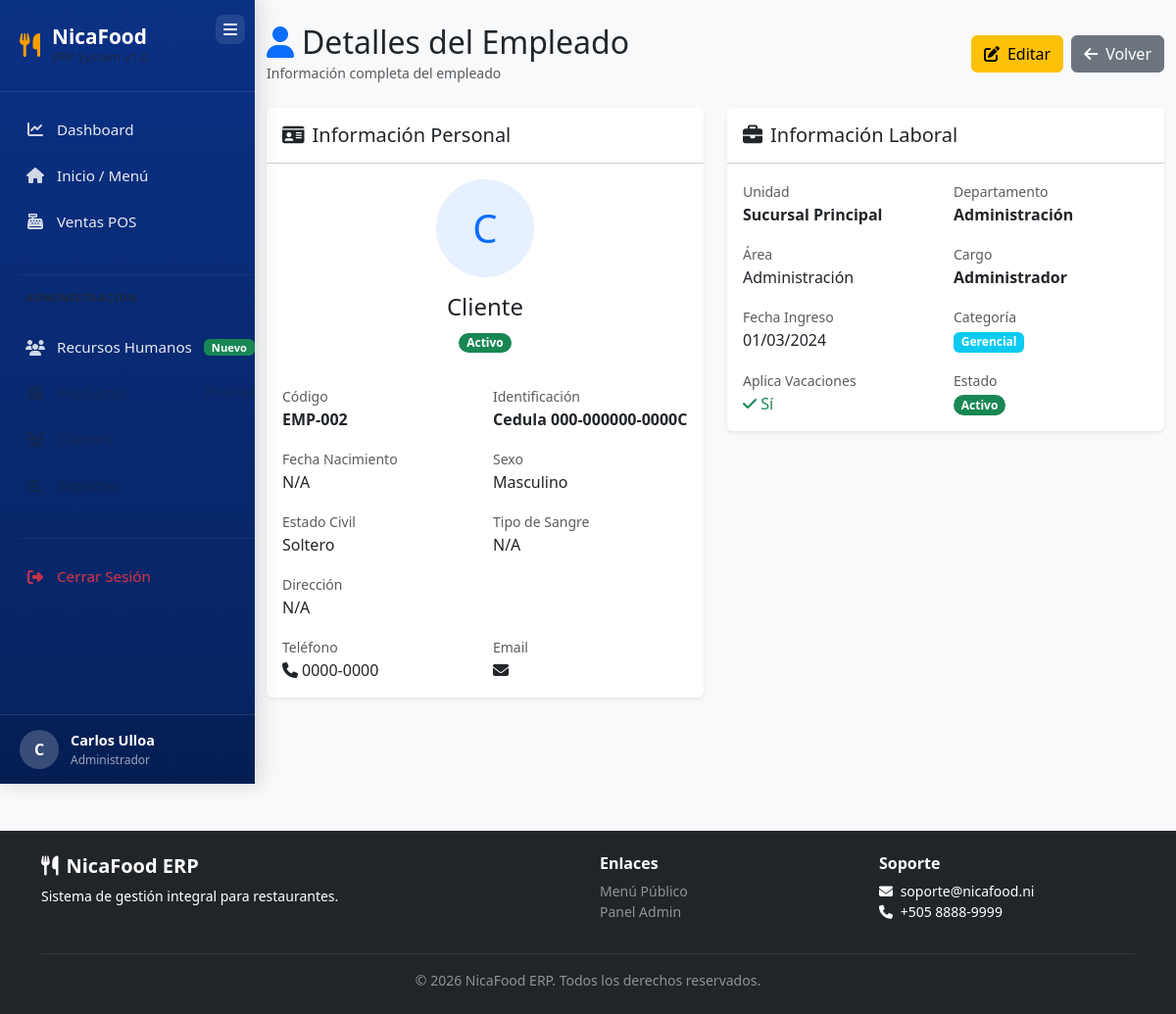
The app's page /modules/rrhh/ver_empleado.php?id=2 (signed in) with its own data.
### tables this page shows
CREATE TABLE `empleado` (
  `id_empleado` int(11) NOT NULL,
  `id_persona` int(11) NOT NULL,
  `codigo_emp` varchar(20) DEFAULT NULL,
  `id_unidad` int(11) NOT NULL,
  `id_area` int(11) NOT NULL,
  `id_cargo` int(11) NOT NULL,
  `fecha_ingreso` date DEFAULT NULL,
  `tipo_categoria` enum('Administrativo','Operativo','Gerencial','Temporario') DEFAULT 'Operativo',
  `aplica_vacaciones` tinyint(1) DEFAULT 1,
  `Tipo_sangre` varchar(5) DEFAULT NULL,
  `estado` enum('Activo','Inactivo','Licencia','Despedido') DEFAULT 'Activo',
  `fecha_registro` timestamp NOT NULL DEFAULT current_timestamp(),
  `fecha_modificacion` timestamp NOT NULL DEFAULT current_timestamp() ON UPDATE current_timestamp(),
  `fecha_egreso` date DEFAULT NULL
);

CREATE TABLE `persona` (
  `id_persona` int(11) NOT NULL,
  `tipo_persona` enum('Nacional','Extranjera') DEFAULT 'Nacional',
  `tipo_identificacion` enum('Cedula','Pasaporte','RUC','DNI','Residencia','Nit') NOT NULL,
  `numero_identificacion` varchar(20) NOT NULL,
  `primer_nombre` varchar(50) NOT NULL,
  `segundo_nombre` varchar(50) DEFAULT NULL,
  `Apellidos` varchar(50) DEFAULT NULL,
  `fecha_nacimiento` date DEFAULT NULL,
  `sexo` enum('Masculino','Femenino','Otro') DEFAULT 'Masculino',
  `genero` enum('Masculino','Femenino','No_Binario','Género_Fluido','Otro','Prefiero_no_decir') DEFAULT NULL,
  `orientacion_sexual` enum('Heterosexual','Homosexual','Bisexual','Pansexual','Asexual','Otro','Prefiero_no_decir') DEFAULT NULL,
  `pronombres_preferidos` enum('Él','Ella','Elle','Ellx','Prefiero_no_decir','No_especificar') DEFAULT NULL,
  `consentimiento_datos_sensibles` tinyint(1) DEFAULT 0,
  `fecha_consentimiento` datetime DEFAULT NULL,
  `estado_civil` enum('Soltero','Casado','Divorciado','Viudo','Union_Libre') DEFAULT 'Soltero',
  `email` varchar(100) DEFAULT NULL,
  `telefono_principal` varchar(20) DEFAULT NULL,
  `telefono_emergencia` varchar(20) DEFAULT NULL,
  `direccion` text DEFAULT NULL,
  `ciudad` varchar(50) DEFAULT NULL,
  `departamento_estado` varchar(50) DEFAULT NULL,
  `pais` varchar(2) DEFAULT 'NI',
  `Enfermedades` text DEFAULT NULL,
  `Tipo_sangre` varchar(5) DEFAULT NULL,
  `fecha_registro` timestamp NOT NULL DEFAULT current_timestamp(),
  `fecha_modificacion` timestamp NOT NULL DEFAULT current_timestamp() ON UPDATE current_timestamp(),
  `fecha_eliminacion` timestamp NULL DEFAULT NULL
);

CREATE TABLE `unidad_operativa` (
  `id_unidad` int(11) NOT NULL,
  `nombre` varchar(100) NOT NULL,
  `codigo` varchar(20) DEFAULT NULL,
  `tipo` enum('Restaurante','Dark_Kitchen','Punto_Retiro','Almacen_Central','Oficina') DEFAULT 'Restaurante',
  `estado` enum('Activo','Inactivo','Mantenimiento') DEFAULT 'Activo',
  `fecha_registro` timestamp NOT NULL DEFAULT current_timestamp(),
  `id_empresa` int(11) DEFAULT NULL,
  `telefono` varchar(20) DEFAULT NULL,
  `email` varchar(100) DEFAULT NULL,
  `direccion` text DEFAULT NULL,
  `ciudad` varchar(50) DEFAULT NULL,
  `horario_apertura` time DEFAULT NULL,
  `horario_cierre` time DEFAULT NULL
);

CREATE TABLE `departamento` (
  `id_depto` int(11) NOT NULL,
  `nombre` varchar(100) NOT NULL,
  `presupuesto_anual` decimal(14,2) DEFAULT 0.00,
  `fecha_registro` timestamp NOT NULL DEFAULT current_timestamp()
);

CREATE TABLE `area` (
  `id_area` int(11) NOT NULL,
  `id_depto` int(11) NOT NULL,
  `nombre` varchar(100) NOT NULL,
  `codigo` varchar(20) DEFAULT NULL,
  `responsable_id` int(11) DEFAULT NULL
);

CREATE TABLE `cargo` (
  `id_cargo` int(11) NOT NULL,
  `id_area` int(11) NOT NULL,
  `nombre` varchar(100) NOT NULL,
  `nivel_jerarquico` int(11) DEFAULT 1,
  `sueldo_base` decimal(10,2) DEFAULT NULL
);

### modules/rrhh/ver_empleado.php (the view, shortened to what this page needs)
<?php
$db = getDB();
$id_empleado = $_GET['id'];
$stmt = $db->prepare("SELECT e.*, p.*, c.nombre as cargo_nombre, a.nombre as area_nombre, d.nombre as depto_nombre, u.nombre as unidad_nombre FROM empleado e INNER JOIN persona p ON e.id_persona = p.id_persona LEFT JOIN cargo c ON e.id_cargo = c.id_cargo LEFT JOIN area a ON e.id_area = a.id_area LEFT JOIN departamento d ON a.id_depto = d.id_depto LEFT JOIN unidad_operativa u ON e.id_unidad = u.id_unidad WHERE e.id_empleado = ?");
$stmt->execute([$id_empleado]);
$emp = $stmt->fetch();
include '../../includes/header.php';
include '../../includes/sidebar.php';
?>
<div class="main-wrapper">
    <div class="container-fluid py-4">
        <div class="d-flex justify-content-between align-items-center mb-4">
            <div>
                <h2 class="mb-0"><i class="fas fa-user me-2 text-primary"></i>Detalles del Empleado</h2>
                <small class="text-muted">Información completa del empleado</small>
            </div>
            <div class="d-flex gap-2">
                <a href="editar_empleado.php?id=<?= $emp['id_empleado'] ?>" class="btn btn-warning"><i class="fas fa-edit me-2"></i>Editar</a>
                <a href="index.php" class="btn btn-secondary"><i class="fas fa-arrow-left me-2"></i>Volver</a>
            </div>
        </div>
        <div class="row g-4">
            <div class="col-lg-6">
                <div class="card border-0 shadow-sm">
                    <div class="card-header bg-white py-3"><h5 class="mb-0"><i class="fas fa-id-card me-2"></i>Información Personal</h5></div>
                    <div class="card-body">
                        <div class="row g-3">
                            <div class="col-12 text-center mb-3">
                                <div class="bg-primary bg-opacity-10 rounded-circle d-inline-flex align-items-center justify-content-center" style="width: 100px; height: 100px;">
                                    <span class="fs-1 text-primary"><?= strtoupper(substr($emp['primer_nombre'], 0, 1)) ?></span>
                                </div>
                                <h4 class="mt-3"><?= htmlspecialchars($emp['primer_nombre'] . ' ' . $emp['Apellidos']) ?></h4>
                                <span class="badge bg-<?= $emp['estado'] === 'Activo' ? 'success' : 'secondary' ?> rounded-pill"><?= $emp['estado'] ?></span>
                            </div>
                            <div class="col-md-6"><label class="text-muted small">Código</label><p class="mb-0 fw-bold"><?= htmlspecialchars($emp['codigo_emp']) ?></p></div>
                            <div class="col-md-6"><label class="text-muted small">Identificación</label><p class="mb-0 fw-bold"><?= htmlspecialchars($emp['tipo_identificacion'] . ' ' . $emp['numero_identificacion']) ?></p></div>
                            <div class="col-md-6"><label class="text-muted small">Fecha Nacimiento</label><p class="mb-0"><?= $emp['fecha_nacimiento'] ? date('d/m/Y', strtotime($emp['fecha_nacimiento'])) : 'N/A' ?></p></div>
                            <div class="col-md-6"><label class="text-muted small">Sexo</label><p class="mb-0"><?= htmlspecialchars($emp['sexo'] ?? 'N/A') ?></p></div>
                            <div class="col-md-6"><label class="text-muted small">Estado Civil</label><p class="mb-0"><?= htmlspecialchars($emp['estado_civil'] ?? 'N/A') ?></p></div>
                            <div class="col-md-6"><label class="text-muted small">Tipo de Sangre</label><p class="mb-0"><?= htmlspecialchars($emp['Tipo_sangre'] ?? 'N/A') ?></p></div>
                            <div class="col-12"><label class="text-muted small">Dirección</label><p class="mb-0"><?= htmlspecialchars($emp['direccion'] ?? 'N/A') ?></p></div>
                            <div class="col-md-6"><label class="text-muted small">Teléfono</label><p class="mb-0"><i class="fas fa-phone me-1"></i><?= htmlspecialchars($emp['telefono_principal']) ?></p></div>
                            <div class="col-md-6"><label class="text-muted small">Email</label><p class="mb-0"><i class="fas fa-envelope me-1"></i><?= htmlspecialchars($emp['email'] ?? 'N/A') ?></p></div>
                        </div>
                    </div>
                </div>
            </div>
            <div class="col-lg-6">
                <div class="card border-0 shadow-sm">
                    <div class="card-header bg-white py-3"><h5 class="mb-0"><i class="fas fa-briefcase me-2"></i>Información Laboral</h5></div>
                    <div class="card-body">
                        <div class="row g-3">
                            <div class="col-md-6"><label class="text-muted small">Unidad</label><p class="mb-0 fw-bold"><?= htmlspecialchars($emp['unidad_nombre']) ?></p></div>
                            <div class="col-md-6"><label class="text-muted small">Departamento</label><p class="mb-0 fw-bold"><?= htmlspecialchars($emp['depto_nombre']) ?></p></div>
                            <div class="col-md-6"><label class="text-muted small">Área</label><p class="mb-0"><?= htmlspecialchars($emp['area_nombre']) ?></p></div>
                            <div class="col-md-6"><label class="text-muted small">Cargo</label><p class="mb-0 fw-bold"><?= htmlspecialchars($emp['cargo_nombre']) ?></p></div>
                            <div class="col-md-6"><label class="text-muted small">Fecha Ingreso</label><p class="mb-0"><?= date('d/m/Y', strtotime($emp['fecha_ingreso'])) ?></p></div>
                            <div class="col-md-6"><label class="text-muted small">Categoría</label><p class="mb-0"><span class="badge bg-info"><?= htmlspecialchars($emp['tipo_categoria']) ?></span></p></div>
                            <div class="col-md-6"><label class="text-muted small">Aplica Vacaciones</label><p class="mb-0"><?= $emp['aplica_vacaciones'] ? '<span class="text-success"><i class="fas fa-check"></i> Sí</span>' : '<span class="text-danger"><i class="fas fa-times"></i> No</span>' ?></p></div>
                            <div class="col-md-6"><label class="text-muted small">Estado</label><p class="mb-0"><span class="badge bg-<?= $emp['estado'] === 'Activo' ? 'success' : ($emp['estado'] === 'Licencia' ? 'warning' : 'secondary') ?> rounded-pill"><?= $emp['estado'] ?></span></p></div>
                        </div>
                    </div>
                </div>
            </div>
        </div>
    </div>
</div>
<?php include '../../includes/footer.php'; ?>

### includes/header.php (style rules this page uses)
body { background-color: #f8f9fa; }
body { background: #f8f9fa; font-family: 'Segoe UI', system-ui, -apple-system, sans-serif; }

### includes/sidebar.php (style rules this page uses)
:root { --sidebar-width: 260px; --sidebar-collapsed-width: 70px; --sidebar-bg: linear-gradient(180deg, #0b3185 0%, #06225e 100%); --sidebar-text: rgba(255,255,255,0.9); --sidebar-text-muted: rgba(255,255,255,0.6); --sidebar-hover: rgba(255,255,255,0.15); --sidebar-active: rgba(255,255,255,0.25); --sidebar-border: rgba(255,255,255,0.1); --transition-speed: 0.3s; }
.main-wrapper { margin-left: var(--sidebar-width); min-height: 100vh; transition: margin-left var(--transition-speed) ease; background: #f8f9fa; }

### records on screen
empleado: id_persona.primer_nombre "C", id_persona.Apellidos "Cliente", estado "Activo", codigo_emp "EMP-002", id_persona.numero_identificacion "Cedula 000-000000-0000C", id_persona.sexo "Masculino", id_persona.estado_civil "Soltero", id_persona.Tipo_sangre "N/A", id_persona.direccion "N/A", id_persona.telefono_principal "0000-0000", id_unidad.nombre "Sucursal Principal", departamento.nombre "Administración", id_area.nombre "Administración", id_cargo.nombre "Administrador", fecha_ingreso "01/03/2024", tipo_categoria "Gerencial"

### other values on screen
substr($_SESSION['nombre'] ?? 'U', 0, 1) "C"
$_SESSION['nombre'] "Carlos Ulloa"
$_SESSION['rol'] "Administrador"
